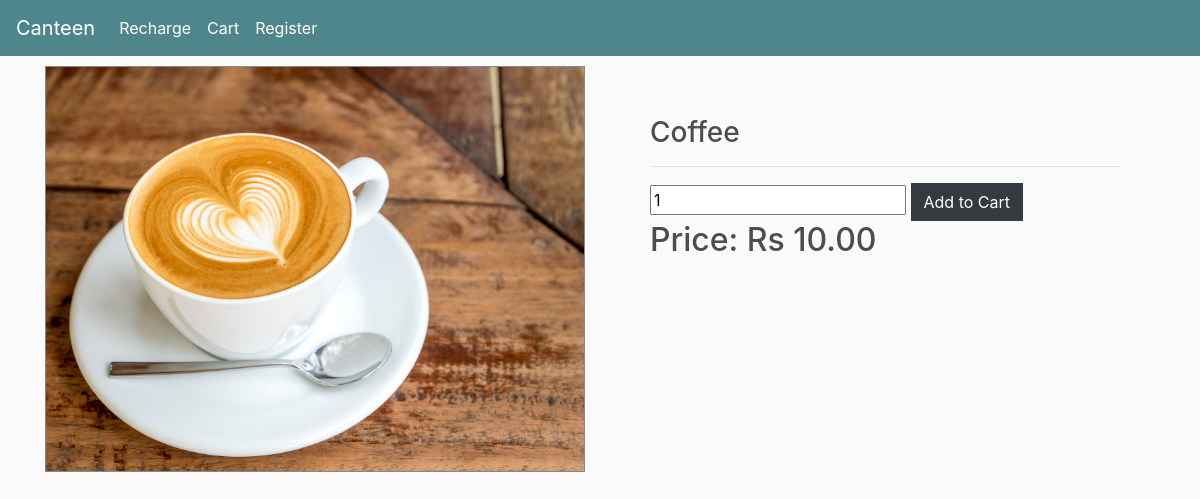
Page /product/3/ on the committed database.
### store/models.py (models this page shows, shortened)
class Product(models.Model):
	name = models.CharField(max_length=200)
	price = models.DecimalField(max_digits=7, decimal_places=2)
	image = models.ImageField(null=True, blank=True)
	@property
	def imageURL(self):
		try:
			url = self.image.url
		except:
			url = ''
		return url

### store/views.py (the view, shortened to what this page needs)
# urls.py: path('product/<str:pk>/', views.product, name="product"),
def product(request, pk):
	product = Product.objects.get(id=pk)
	context = {'product':product}
	return render(request, 'product.html', context)

### templates/product.html (shortened to what this page needs)
{% extends 'main.html' %}
{% load static %}
{% block content %}
<div class="row">
	<div class="col-lg-6">
		<img style="border:1px solid #888" src="{{product.imageURL}}" class="img-fluid">
	</div>
	<div style="padding:50px" class="col-lg-6">
		<h3>{{product.name}}</h3>
		<hr>
		<form method="POST" action="{% url 'product' product.id %}">
			<input min="1" value=1 type="number" name="quantity">
			<input class="btn btn-dark" type="submit" value="Add to Cart">
		</form>
		<h2>Price: Rs {{product.price}}</h2>
	</div>
</div>
{% endblock content %}

### guest_cart/static/css/main.css (style rules this page uses)
body { background-color: hsl(0, 0%, 98%); }
h1,h2,h3,h4,h5,h6 { color:hsl(0, 0%, 30%); }
.col-lg-4, .col-lg-6, .col-lg-8, .col-lg-12 { margin-top: 10px; }
.btn { border-radius: 0; }

### rows in the picture
Product: imageURL (picture), name "Coffee", price "10.00"
